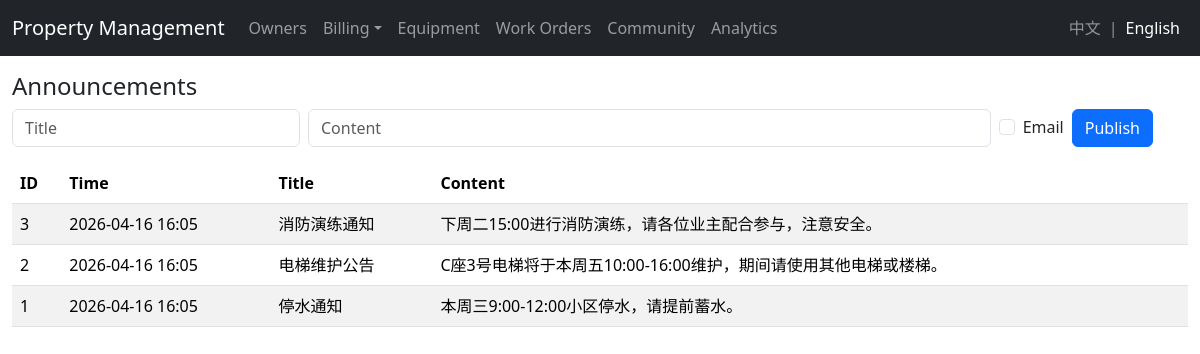
/announcements?lang=en, run on the app's committed database.
### models.py (models this page shows)
class Announcement(db.Model):
    id = db.Column(db.Integer, primary_key=True)
    title = db.Column(db.String(200), nullable=False)
    content = db.Column(db.Text, nullable=False)
    created_at = db.Column(db.DateTime, default=datetime.utcnow)
    send_email = db.Column(db.Boolean, default=False)

### app.py (the view)
@app.route('/announcements', methods=['GET','POST'])
def announcements():
    if request.method == 'POST':
        ann = Announcement(title=request.form['title'], content=request.form['content'], send_email=bool(request.form.get('send_email')))
        db.session.add(ann); db.session.commit()
        return redirect(url_for('announcements'))
    anns = Announcement.query.order_by(Announcement.created_at.desc()).all()
    return render_view('announcements/list.html', anns=anns)

### app.py (called while the page is built)
@app.before_request
def set_language():
    lang = request.args.get('lang')
    if lang in {'en', 'zh'}:
        session['lang'] = lang
    session.setdefault('lang', 'zh')

def render_view(template_name, **kwargs):
    tpl = f"en/{template_name}" if session.get('lang') == 'en' else template_name
    return render_template(tpl, **kwargs)

### templates/en/announcements/list.html
{% extends 'en/base.html' %}
{% block content %}
<h4>Announcements</h4>
<form method="post" class="row g-2 mb-3">
  <div class="col-md-3"><input name="title" class="form-control" placeholder="Title" required></div>
  <div class="col-md-7"><input name="content" class="form-control" placeholder="Content" required></div>
  <div class="col-md-2 d-flex align-items-center">
    <div class="form-check"><input class="form-check-input" type="checkbox" name="send_email" id="se"><label class="form-check-label" for="se">Email</label></div>
    <button class="btn btn-primary ms-2">Publish</button>
  </div>
</form>
<table class="table table-striped">
  <thead><tr><th>ID</th><th>Time</th><th>Title</th><th>Content</th></tr></thead>
  <tbody>
  {% for a in anns %}
    <tr>
      <td>{{ a.id }}</td>
      <td>{{ a.created_at.strftime('%Y-%m-%d %H:%M') }}</td>
      <td>{{ a.title }}</td>
      <td>{{ a.content }}</td>
    </tr>
  {% endfor %}
  </tbody>
</table>
{% endblock %}

### static/styles.css (style rules this page uses)
table td, table th { vertical-align: middle; }

### data on the page
Announcement: id "3", created_at "2026-04-16 16:05", title "消防演练通知", content "下周二15:00进行消防演练，请各位业主配合参与，注意安全。"
Announcement: id "2", created_at "2026-04-16 16:05", title "电梯维护公告", content "C座3号电梯将于本周五10:00-16:00维护，期间请使用其他电梯或楼梯。"
Announcement: id "1", created_at "2026-04-16 16:05", title "停水通知", content "本周三9:00-12:00小区停水，请提前蓄水。"
